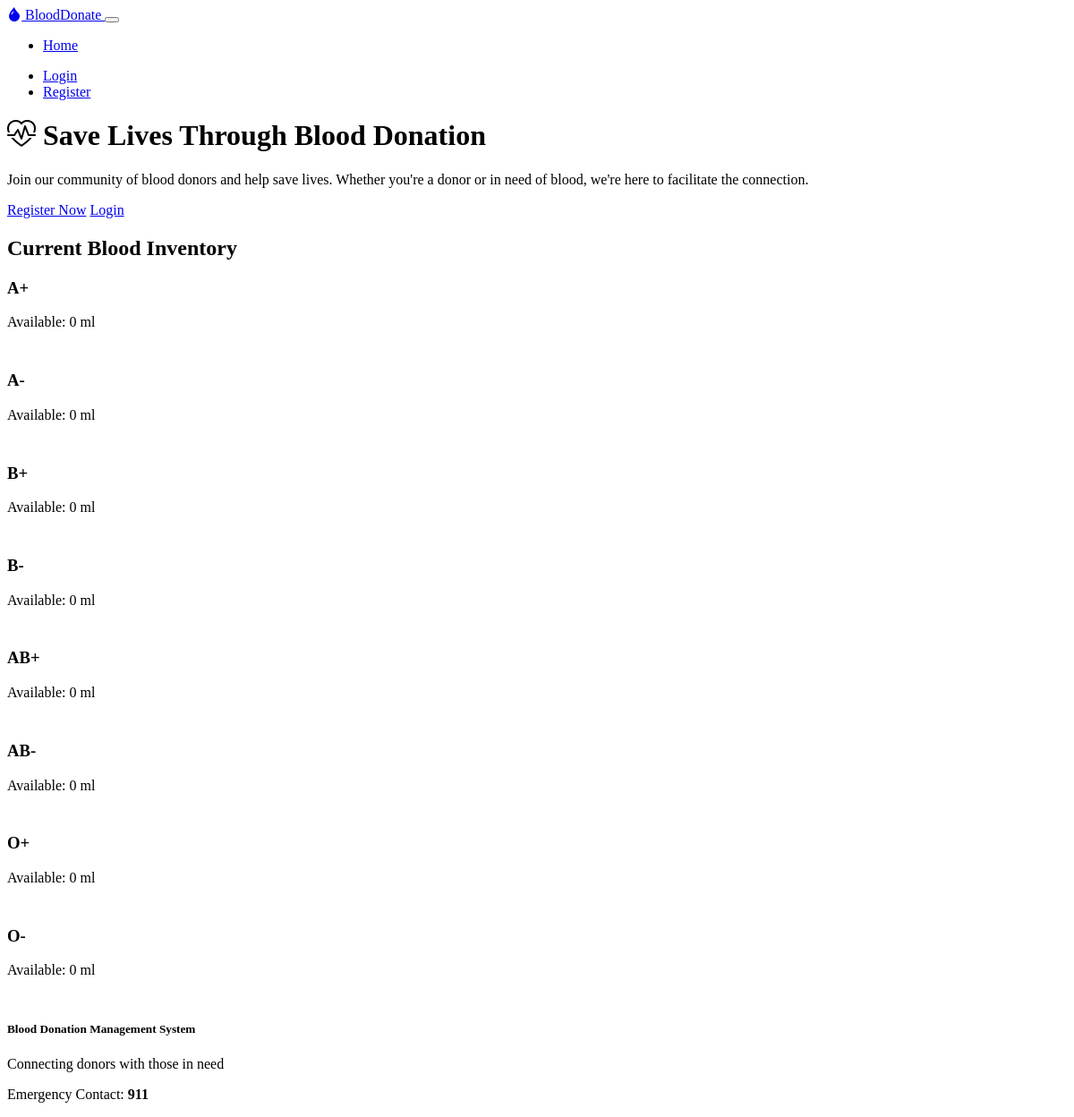
The page / on the database its author committed.
### models.py (models this page shows)
class BloodInventory(db.Model):
    id = db.Column(db.Integer, primary_key=True)
    blood_type = db.Column(db.String(5), nullable=False)
    quantity_ml = db.Column(db.Integer, default=0)
    last_updated = db.Column(db.DateTime, default=datetime.utcnow)

### routes.py (the view)
@app.route('/')
def home():
    if not BloodInventory.query.first():
        init_blood_inventory()
    inventory = BloodInventory.query.all()
    return render_template('home.html', inventory=inventory)

### routes.py (called while the page is built)
@app.context_processor
def utility_processor():
    def get_notifications():
        if current_user.is_authenticated:
            return Notification.query.filter_by(user_id=current_user.id, read=False).all()
        return []
    return dict(notifications=get_notifications())

### templates/home.html (shortened to what this page needs)
{% extends "base.html" %}
{% block content %}
<div class="px-4 py-5 my-5 text-center">
    <h1 class="display-5 fw-bold text-danger mb-4">
        <i class="bi bi-heart-pulse"></i> Save Lives Through Blood Donation
    </h1>
    <div class="col-lg-6 mx-auto">
        <p class="lead mb-4">
            Join our community of blood donors and help save lives. Whether you're a donor or in need of blood,
            we're here to facilitate the connection.
        </p>
        <div class="d-grid gap-2 d-sm-flex justify-content-sm-center">
            {% if not current_user.is_authenticated %}
                <a href="{{ url_for('register') }}" class="btn btn-danger btn-lg px-4 gap-3">Register Now</a>
                <a href="{{ url_for('login') }}" class="btn btn-outline-light btn-lg px-4">Login</a>
            {% elif current_user.role == 'donor' %}
                <a href="{{ url_for('schedule_donation') }}" class="btn btn-danger btn-lg px-4 gap-3">Donate Now</a>
                <a href="{{ url_for('donor_dashboard') }}" class="btn btn-outline-light btn-lg px-4">View Dashboard</a>
            {% endif %}
        </div>
    </div>
</div>
<div class="container py-5">
    <h2 class="text-center mb-4">Current Blood Inventory</h2>
    <div class="row">
        {% for item in inventory %}
            <div class="col-md-3 mb-4">
                <div class="card bg-dark h-100">
                    <div class="card-body text-center">
                        <h3 class="card-title display-4 text-danger">{{ item.blood_type }}</h3>
                        <p class="card-text">Available: {{ item.quantity_ml }} ml</p>
                        <div class="progress mt-3" style="height: 10px;">
                        </div>
                    </div>
                </div>
            </div>
        {% endfor %}
    </div>
</div>
{% endblock %}

### templates/base.html (shortened to what this page needs)
<!DOCTYPE html>
<html lang="en" data-bs-theme="dark">
<head>
    <link rel="stylesheet" href="https://cdn.replit.com/agent/bootstrap-agent-dark-theme.min.css">
    <link rel="stylesheet" href="https://cdn.jsdelivr.net/npm/bootstrap-icons@1.7.2/font/bootstrap-icons.css">
    <link rel="stylesheet" href="{{ url_for('static', filename='css/style.css') }}">
</head>
<body>
    <nav class="navbar navbar-expand-lg navbar-dark bg-dark mb-4">
        <div class="container">
            <a class="navbar-brand" href="{{ url_for('home') }}">
                <i class="bi bi-droplet-fill text-danger"></i> BloodDonate
            </a>
            <button class="navbar-toggler" type="button" data-bs-toggle="collapse" data-bs-target="#navbarNav">
            </button>
            <div class="collapse navbar-collapse" id="navbarNav">
                <ul class="navbar-nav me-auto">
                    <li class="nav-item">
                        <a class="nav-link" href="{{ url_for('home') }}">Home</a>
                    </li>
                </ul>
                <ul class="navbar-nav">
                    {% if current_user.is_authenticated %}
                        <li class="nav-item dropdown">
                            <a class="nav-link dropdown-toggle" href="#" id="navbarDropdown" role="button" data-bs-toggle="dropdown">
                                <i class="bi bi-bell"></i>
                                {% if notifications %}
                                    <span class="badge bg-danger notification-badge">{{ notifications|length }}</span>
                                {% endif %}
                            </a>
                            <ul class="dropdown-menu dropdown-menu-end">
                                {% if notifications %}
                                    {% for notification in notifications %}
                                        <li><a class="dropdown-item notification-item" href="#">{{ notification.message }}</a></li>
                                    {% endfor %}
                                {% else %}
                                    <li><span class="dropdown-item">No new notifications</span></li>
                                {% endif %}
                            </ul>
                        </li>
                        <li class="nav-item">
                            <a class="nav-link" href="{{ url_for('logout') }}">Logout</a>
                        </li>
                    {% else %}
                        <li class="nav-item">
                            <a class="nav-link" href="{{ url_for('login') }}">Login</a>
                        </li>
                        <li class="nav-item">
                            <a class="nav-link" href="{{ url_for('register') }}">Register</a>
                        </li>
                    {% endif %}
                </ul>
            </div>
        </div>
    </nav>
    <div class="container">
        {% block content %}{% endblock %}
    </div>
    <footer class="bg-dark text-light mt-5 py-4">
        <div class="container">
            <div class="row">
                <div class="col-md-6">
                    <h5>Blood Donation Management System</h5>
                    <p>Connecting donors with those in need</p>
                </div>
                <div class="col-md-6 text-md-end">
                    <p>Emergency Contact: <strong>911</strong></p>
                </div>
            </div>
        </div>
    </footer>
</body>
</html>

### rows shown on the page
BloodInventory: blood_type "A+", quantity_ml "0"
BloodInventory: blood_type "A-", quantity_ml "0"
BloodInventory: blood_type "B+", quantity_ml "0"
BloodInventory: blood_type "B-", quantity_ml "0"
BloodInventory: blood_type "AB+", quantity_ml "0"
BloodInventory: blood_type "AB-", quantity_ml "0"
BloodInventory: blood_type "O+", quantity_ml "0"
BloodInventory: blood_type "O-", quantity_ml "0"
